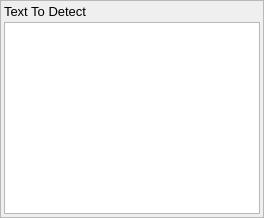
                     <widget class="QStackedWidget" name="stkw_det_def">
                      <property name="minimumSize">
                       <size>
                        <width>0</width>
                        <height>150</height>
                       </size>
                      </property>
                      <property name="frameShape">
                       <enum>QFrame::StyledPanel</enum>
                      </property>
                      <property name="frameShadow">
                       <enum>QFrame::Plain</enum>
                      </property>
                      <property name="currentIndex">
                       <number>0</number>
                      </property>
                      <widget class="QWidget" name="stkw_det_text_page">
                       <layout class="QVBoxLayout" name="verticalLayout_19">
                        <property name="spacing">
                         <number>3</number>
                        </property>
                        <property name="leftMargin">
                         <number>3</number>
                        </property>
                        <property name="topMargin">
                         <number>3</number>
                        </property>
                        <property name="rightMargin">
                         <number>3</number>
                        </property>
                        <property name="bottomMargin">
                         <number>3</number>
                        </property>
                        <item>
                         <widget class="QLabel" name="lbl_static_text_to_detect">
                          <property name="maximumSize">
                           <size>
                            <width>16777215</width>
                            <height>16</height>
                           </size>
                          </property>
                          <property name="font">
                           <font>
                            <pointsize>10</pointsize>
                           </font>
                          </property>
                          <property name="text">
                           <string>Text To Detect</string>
                          </property>
                         </widget>
                        </item>
                        <item>
                         <widget class="QPlainTextEdit" name="ptxt_det_def_text">
                          <property name="sizePolicy">
                           <sizepolicy hsizetype="Preferred" vsizetype="Preferred">
                            <horstretch>0</horstretch>
                            <verstretch>0</verstretch>
                           </sizepolicy>
                          </property>
                          <property name="lineWrapMode">
                           <enum>QPlainTextEdit::NoWrap</enum>
                          </property>
                          <property name="plainText">
                           <string/>
                          </property>
                         </widget>
                        </item>
                       </layout>
                      </widget>
                      <widget class="QWidget" name="stkw_det_object_page"/>
                     </widget>
